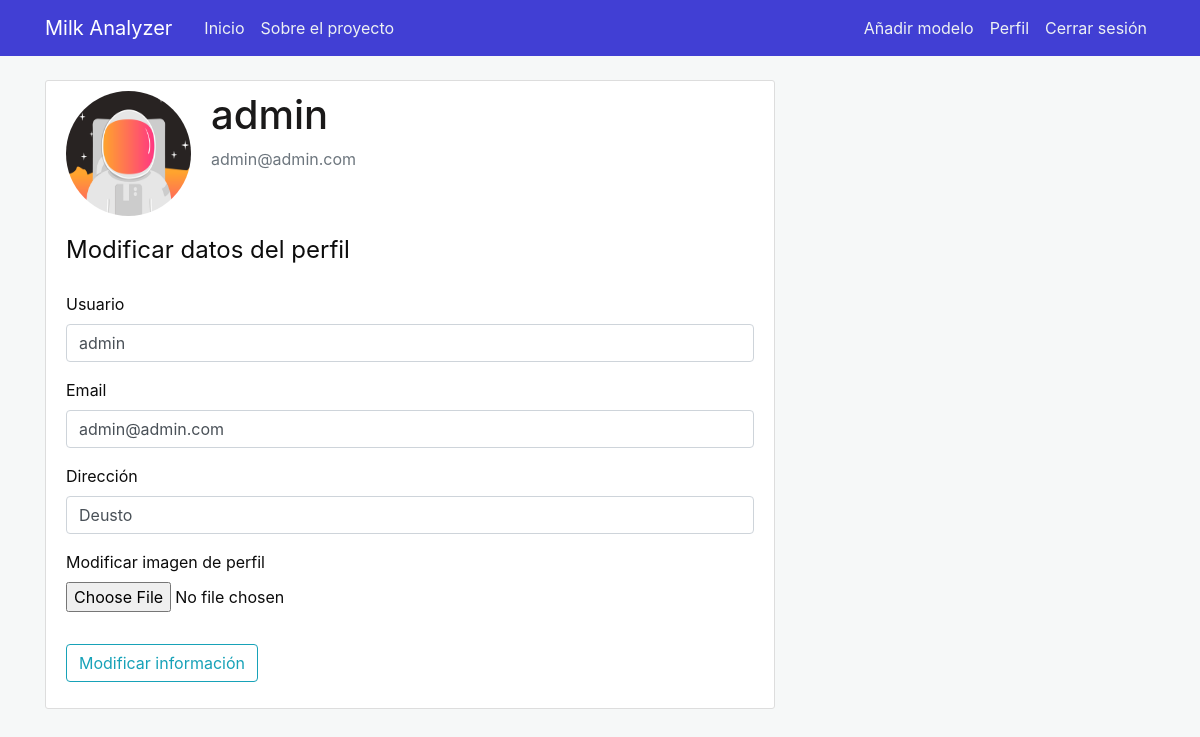
The page /profile (signed in) on the database its author committed.
### milkanalyzer/models.py (models this page shows, shortened)
class User(db.Model, UserMixin):
    id = db.Column(db.Integer, primary_key=True)
    username = db.Column(db.String(20), unique=True, nullable=False)
    email = db.Column(db.String(50), unique=True, nullable=False)
    password = db.Column(db.String(60), nullable=False)
    address = db.Column(db.String(100), nullable=False)
    profile_picture = db.Column(db.String(20), nullable=False, default='defaultprofile.jpg')
    predictions = db.relationship('Prediction', backref='prediction_of', lazy=True)

### milkanalyzer/users/routes.py (the view)
@users.route("/profile", methods=['GET', 'POST'])
@login_required
def profile():
    image_file = url_for('static', filename='profile_images/' + current_user.profile_picture)
    update_form = UpdateProfileForm()
    if update_form.validate_on_submit():
        if update_form.profile_picture.data:
            image_file = store_profile_image(update_form.profile_picture.data)
            current_user.profile_picture = image_file
        current_user.username = update_form.username.data
        current_user.email = update_form.email.data
        current_user.address = update_form.address.data
        db.session.commit()
        flash('Information succesfully updated!', 'success')
        return redirect(url_for('users.profile'))
    elif request.method == 'GET':
        update_form.username.data = current_user.username
        update_form.email.data = current_user.email
        update_form.address.data = current_user.address
    return render_template('profile.html', title='Profile', profile_picture=image_file, form=update_form)

### milkanalyzer/users/forms.py (shortened to what this page needs)
class UpdateProfileForm(FlaskForm):
    username = StringField('Usuario', validators=[DataRequired(), Length(min = 4, max = 20)])
    email = StringField('Email', validators=[DataRequired(), Email()])
    address = StringField('Dirección', validators=[DataRequired()])
    profile_picture = FileField('Modificar imagen de perfil', validators=[FileAllowed(['png', 'jpg'])])
    submit = SubmitField('Modificar información')

### milkanalyzer/models.py (called while the page is built)
@login_manager.user_loader
def get_user(user_id):
    return User.query.get(int(user_id))

### milkanalyzer/templates/profile.html (shortened to what this page needs)
{% extends "layout.html" %}
{% block content %}
<div class="content-section">
    <div class="media">
        <img class="rounded-circle account-img" src="{{ profile_picture }}">
        <div class="media-body">
            <h2 class="account-heading">{{ current_user.username }}</h2>
            <p class="text-secondary">{{ current_user.email }}</p>
        </div>
    </div>
    <form method="post" action="" enctype="multipart/form-data">
        <fieldset class="form-group">
            <legend class="border-botton mb-4">
                Modificar datos del perfil
            </legend>
            <div class="form-group">
                {{ form.username.label(class="form-control-label") }}
                {% if form.username.errors %}
                {{ form.username(class="form-control is-invalid") }}
                <div class="invalid-feedback">
                    {% for error in form.username.errors %}
                    <span>{{ error }}</span>
                    {% endfor %}
                </div>
                {% else %}
                {{ form.username(class="form-control") }}
                {% endif %}
            </div>
            <div class="form-group">
                {{ form.email.label(class="form-control-label") }}
                {% if form.email.errors %}
                {{ form.email(class="form-control is-invalid") }}
                <div class="invalid-feedback">
                    {% for error in form.email.errors %}
                    <span>{{ error }}</span>
                    {% endfor %}
                </div>
                {% else %}
                {{ form.email(class="form-control") }}
                {% endif %}
            </div>
            <div class="form-group">
                {{ form.address.label(class="form-control-label") }}
                {% if form.address.errors %}
                {{ form.address(class="form-control is-invalid") }}
                <div class="invalid-feedback">
                    {% for error in form.address.errors %}
                    <span>{{ error }}</span>
                    {% endfor %}
                </div>
                {% else %}
                {{ form.address(class="form-control") }}
                {% endif %}
            </div>
            <div class="form-group">
                {{ form.profile_picture.label() }}
                {{ form.profile_picture(class="form-control-file") }}
            </div>
        </fieldset>
        <div class="form-group">
            {{ form.submit(class="btn btn-outline-info") }}
        </div>
    </form>
</div>
{% endblock content %}

### milkanalyzer/static/main.css (style rules this page uses)
body { background: #f6f8f8; color: #0c0c0c; margin-top: 5rem; }
h1, h2, h3, h4, h5, h6 { color: #1a1919; }
.content-section { background: #ffffff; padding: 10px 20px; border: 1px solid #dddddd; border-radius: 3px; margin-bottom: 20px; }
.account-img { height: 125px; width: 125px; margin-right: 20px; margin-bottom: 16px; }
.account-heading { font-size: 2.5rem; }

### rows shown on the page
User: username "admin", email "admin@admin.com", address "Deusto"
